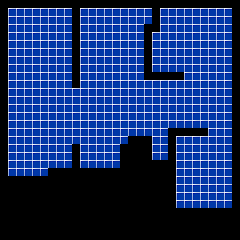

The image is a tile-based game level rendered from a .tmx file. Its description and complete source (layers, tilesets, objects, tile grids) follow:
An orthogonal 30x30 tile map with 8x8 px tiles, 1 tile layer (bricks), 1 hidden layer not drawn, 2 tilesets.

<map version="1.9" tiledversion="1.9.2" orientation="orthogonal" renderorder="right-down" width="30" height="30" tilewidth="8" tileheight="8" infinite="0" nextlayerid="4" nextobjectid="1">
 <editorsettings>
  <export target="mapDesign.js" format="js" />
 </editorsettings>
 <tileset firstgid="1" source="block.tsx" />
 <tileset firstgid="785" source="brick.tsx" />
 <layer id="2" name="bricks" width="30" height="30">
  <data encoding="csv">
0,0,0,0,0,0,0,0,0,0,0,0,0,0,0,0,0,0,0,0,0,0,0,0,0,0,0,0,0,0,
0,785,785,785,785,785,785,785,785,0,785,785,785,785,785,785,785,785,785,0,785,785,785,785,785,785,785,785,785,0,
0,785,785,785,785,785,785,785,785,0,785,785,785,785,785,785,785,785,785,0,785,785,785,785,785,785,785,785,785,0,
0,785,785,785,785,785,785,785,785,0,785,785,785,785,785,785,785,785,0,0,785,785,785,785,785,785,785,785,785,0,
0,785,785,785,785,785,785,785,785,0,785,785,785,785,785,785,785,785,0,785,785,785,785,785,785,785,785,785,785,0,
0,785,785,785,785,785,785,785,785,0,785,785,785,785,785,785,785,785,0,785,785,785,785,785,785,785,785,785,785,0,
0,785,785,785,785,785,785,785,785,0,785,785,785,785,785,785,785,785,0,785,785,785,785,785,785,785,785,785,785,0,
0,785,785,785,785,785,785,785,785,0,785,785,785,785,785,785,785,785,0,785,785,785,785,785,785,785,785,785,785,0,
0,785,785,785,785,785,785,785,785,0,785,785,785,785,785,785,785,785,0,785,785,785,785,785,785,785,785,785,785,0,
0,785,785,785,785,785,785,785,785,0,785,785,785,785,785,785,785,785,0,0,0,0,0,785,785,785,785,785,785,0,
0,785,785,785,785,785,785,785,785,0,785,785,785,785,785,785,785,785,785,785,785,785,785,785,785,785,785,785,785,0,
0,785,785,785,785,785,785,785,785,785,785,785,785,785,785,785,785,785,785,785,785,785,785,785,785,785,785,785,785,0,
0,785,785,785,785,785,785,785,785,785,785,785,785,785,785,785,785,785,785,785,785,785,785,785,785,785,785,785,785,0,
0,785,785,785,785,785,785,785,785,785,785,785,785,785,785,785,785,785,785,785,785,785,785,785,785,785,785,785,785,0,
0,785,785,785,785,785,785,785,785,785,785,785,785,785,785,785,785,785,785,785,785,785,785,785,785,785,785,785,785,0,
0,785,785,785,785,785,785,785,785,785,785,785,785,785,785,785,785,785,785,785,785,785,785,785,785,785,785,785,785,0,
0,785,785,785,785,785,785,785,785,785,785,785,785,785,785,785,785,785,785,785,785,0,0,0,0,0,785,785,785,0,
0,785,785,785,785,785,785,785,785,785,785,785,785,785,785,785,0,0,0,785,785,0,785,785,785,785,785,785,785,0,
0,785,785,785,785,785,785,785,785,0,785,785,785,785,785,0,0,0,0,785,785,0,785,785,785,785,785,785,785,0,
0,785,785,785,785,785,785,785,785,0,785,785,785,785,785,0,0,0,0,785,785,0,785,785,785,785,785,785,785,0,
0,785,785,785,785,785,785,785,785,0,785,785,785,785,785,0,0,0,0,0,0,0,785,785,785,785,785,785,785,0,
0,785,785,785,785,785,0,0,0,0,0,0,0,0,0,0,0,0,0,0,0,0,785,785,785,785,785,785,785,0,
0,0,0,0,0,0,0,0,0,0,0,0,0,0,0,0,0,0,0,0,0,0,785,785,785,785,785,785,785,0,
0,0,0,0,0,0,0,0,0,0,0,0,0,0,0,0,0,0,0,0,0,0,785,785,785,785,785,785,785,0,
0,0,0,0,0,0,0,0,0,0,0,0,0,0,0,0,0,0,0,0,0,0,785,785,785,785,785,785,785,0,
0,0,0,0,0,0,0,0,0,0,0,0,0,0,0,0,0,0,0,0,0,0,785,785,785,785,785,785,785,0,
0,0,0,0,0,0,0,0,0,0,0,0,0,0,0,0,0,0,0,0,0,0,0,0,0,0,0,0,0,0,
0,0,0,0,0,0,0,0,0,0,0,0,0,0,0,0,0,0,0,0,0,0,0,0,0,0,0,0,0,0,
0,0,0,0,0,0,0,0,0,0,0,0,0,0,0,0,0,0,0,0,0,0,0,0,0,0,0,0,0,0,
0,0,0,0,0,0,0,0,0,0,0,0,0,0,0,0,0,0,0,0,0,0,0,0,0,0,0,0,0,0
</data>
 </layer>
 <layer id="3" name="blocks" width="30" height="30" visible="0">
  <data encoding="csv">
1,1,1,1,1,1,1,1,1,1,1,1,1,1,1,1,1,1,1,1,1,1,1,1,1,1,1,1,1,1,
1,0,0,0,0,0,0,0,0,1,0,0,0,0,0,0,0,0,0,1,0,0,0,0,0,0,0,0,0,1,
1,0,0,0,0,0,0,0,0,1,0,0,0,0,0,0,0,0,0,1,0,0,0,0,0,0,0,0,0,1,
1,0,0,0,0,0,0,0,0,1,0,0,0,0,0,0,0,0,1,1,0,0,0,0,0,0,0,0,0,1,
1,0,0,0,0,0,0,0,0,1,0,0,0,0,0,0,0,0,1,0,0,0,0,0,0,0,0,0,0,1,
1,0,0,0,0,0,0,0,0,1,0,0,0,0,0,0,0,0,1,0,0,0,0,0,0,0,0,0,0,1,
1,0,0,0,0,0,0,0,0,1,0,0,0,0,0,0,0,0,1,0,0,0,0,0,0,0,0,0,0,1,
1,0,0,0,0,0,0,0,0,1,0,0,0,0,0,0,0,0,1,0,0,0,0,0,0,0,0,0,0,1,
1,0,0,0,0,0,0,0,0,1,0,0,0,0,0,0,0,0,1,0,0,0,0,0,0,0,0,0,0,1,
1,0,0,0,0,0,0,0,0,1,0,0,0,0,0,0,0,0,1,1,1,1,1,0,0,0,0,0,0,1,
1,0,0,0,0,0,0,0,0,1,0,0,0,0,0,0,0,0,0,0,0,0,0,0,0,0,0,0,0,1,
1,0,0,0,0,0,0,0,0,0,0,0,0,0,0,0,0,0,0,0,0,0,0,0,0,0,0,0,0,1,
1,0,0,0,0,0,0,0,0,0,0,0,0,0,0,0,0,0,0,0,0,0,0,0,0,0,0,0,0,1,
1,0,0,0,0,0,0,0,0,0,0,0,0,0,0,0,0,0,0,0,0,0,0,0,0,0,0,0,0,1,
1,0,0,0,0,0,0,0,0,0,0,0,0,0,0,0,0,0,0,0,0,0,0,0,0,0,0,0,0,1,
1,0,0,0,0,0,0,0,0,0,0,0,0,0,0,0,0,0,0,0,0,0,0,0,0,0,0,0,0,1,
1,0,0,0,0,0,0,0,0,0,0,0,0,0,0,0,0,0,0,0,0,1,1,1,1,1,0,0,0,1,
1,0,0,0,0,0,0,0,0,0,0,0,0,0,0,0,0,0,0,0,0,1,0,0,0,0,0,0,0,1,
1,0,0,0,0,0,0,0,0,1,0,0,0,0,0,0,0,0,0,0,0,1,0,0,0,0,0,0,0,1,
1,0,0,0,0,0,0,0,0,1,0,0,0,0,0,0,0,0,0,0,0,1,0,0,0,0,0,0,0,1,
1,0,0,0,0,0,0,0,0,1,0,0,0,0,0,0,0,0,0,0,0,1,0,0,0,0,0,0,0,1,
1,0,0,0,0,0,1,1,1,1,1,1,1,1,1,1,1,0,0,0,0,1,0,0,0,0,0,0,0,1,
1,1,1,1,1,1,1,0,0,0,0,0,0,0,0,0,0,0,0,0,0,1,0,0,0,0,0,0,0,1,
0,0,0,0,0,0,0,0,0,0,0,0,0,0,0,0,0,0,0,0,0,1,0,0,0,0,0,0,0,1,
0,0,0,0,0,0,0,0,0,0,0,0,0,0,0,0,0,0,0,0,0,1,0,0,0,0,0,0,0,1,
0,0,0,0,0,0,0,0,0,0,0,0,0,0,0,0,0,0,0,0,0,1,0,0,0,0,0,0,0,1,
0,0,0,0,0,0,0,0,0,0,0,0,0,0,0,0,0,0,0,0,0,1,1,1,1,1,1,1,1,1,
0,0,0,0,0,0,0,0,0,0,0,0,0,0,0,0,0,0,0,0,0,0,0,0,0,0,0,0,0,0,
0,0,0,0,0,0,0,0,0,0,0,0,0,0,0,0,0,0,0,0,0,0,0,0,0,0,0,0,0,0,
0,0,0,0,0,0,0,0,0,0,0,0,0,0,0,0,0,0,0,0,0,0,0,0,0,0,0,0,0,0
</data>
 </layer>
</map>
